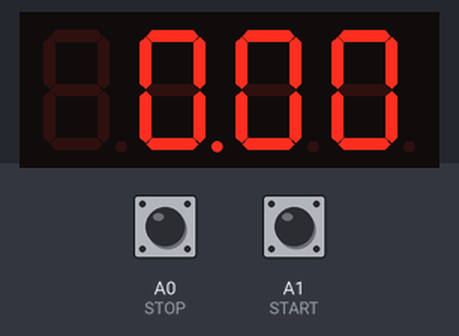
Bench run of a sketch on a simulated Arduino Uno, built with avr-gcc and run on an emulated ATmega328P. Parts: 4-digit seven-segment display. Wiring (from diagram.json): 4-digit 7-segment display, segments lit when HIGH: segments pin 2, pin 3, pin 4, pin 5, pin 6, pin 7, pin 8, pin 9; digit selects pin 10, pin 11, pin 12, pin 13. The inputs (shaded band) are chosen by the test bench; at power-on: A1 (START) HIGH, A0 (STOP) HIGH. The segment pins are drawn as the display they are named for.

Above: at 1.2 s.
1.3 s: A1 (START) pulled LOW for 0.15 s
At 1.75 s:
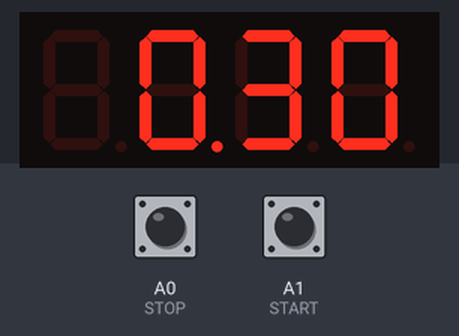
2.0 s: A1 (START) pulled LOW for 1 s
4.5 s: A1 (START) pulled LOW for 0.15 s
At 6.35 s:
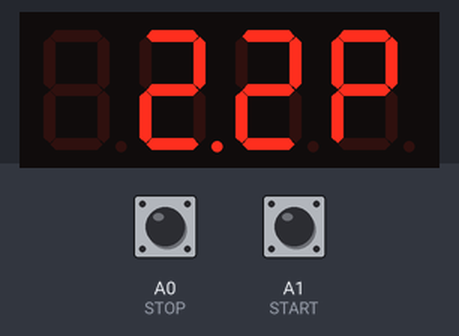
At 54.35 s:
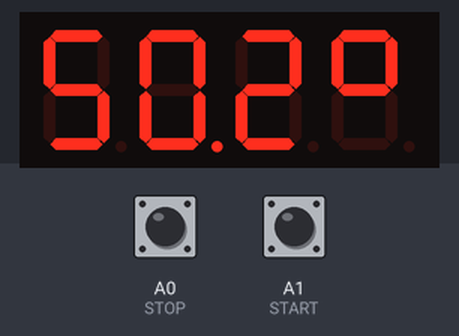

Measured:
- after the input at 1.3 s, the display: first changes after 0.24 s (image 1 shows a later state)
- after the input at 4.5 s, the display: first changes after 0.24 s (image 2 shows a later state)

The sketch:

7_segment_stopwatch.ino
```cpp
#include "fDigitsSegtPin.h"

#define STOP A0
#define START A1

int start_last = LOW;
int stop_last = LOW;
bool running = false;
float deci_seconds = 0;
unsigned long last_millis = 0;  // Время последнего обновления таймера

fDigitsSegtPin Display(6, 5, 9, 4, 8, 13, 3, 12, 11, 7, 2, 10);

void setup() {
  Serial.begin(115200);
  Display.begin();

  pinMode(STOP, INPUT_PULLUP);
  pinMode(START, INPUT_PULLUP);
}

void StopButton() {
  if (!running) {
    int current_state = digitalRead(STOP);
    if (stop_last != current_state) {
      delay(50);
      current_state = digitalRead(STOP);
      if (stop_last == HIGH && current_state == LOW) {
        deci_seconds = 0;
        last_millis = millis();
      }
    }
    stop_last = current_state;
  }
}

void StartButton() {
  int current_state = digitalRead(START);
  if (start_last != current_state) {
    delay(50);
    current_state = digitalRead(START);
    if (start_last == HIGH && current_state == LOW) {
      running = !running;
      if (running) {
        last_millis = millis();
      }
    }
  }
  start_last = current_state;
}

void Timer() {
  if (running) {
    unsigned long current = millis();
    if (current - last_millis >= 100) {
      last_millis += 100;
      deci_seconds += 0.1;
      if (deci_seconds >= 1000) {
        deci_seconds = 0;
      }
    }
  }

  Display.print(deci_seconds);
}

void loop() {
  StopButton();
  StartButton();
  Timer();
}
```

fDigitsSegtPin.cpp
```cpp
// (licence header left out)
#ifndef ARDUINO                           // This part is used to make a fool of Syntastic.
#ifndef Syntastic_h                       // Syntastic is a vim syntax checker.
#include "/home/klsz/Arduino/Syntastic.h" // It can act as a C++ checker,
#endif                                    // but not an Arduino checker.
#endif                                    // It wont affect compiling using Arduino IDE.

#ifdef ARDUINO
#include "Arduino.h"
#endif

#include "fDigitsSegtPin.h"

//Storage the pins
fDigitsSegtPin::fDigitsSegtPin(u8 vPf1, u8 vPf2, u8 vPf3, u8 vPf4, u8 vPf5, u8 vPf6, u8 vPf7, u8 vPf8, u8 vPf9, u8 vPf10, u8 vPf11, u8 vPf12) {
    vPcD1 = vPf12; vPcD2 = vPf9; vPcD3 = vPf8; vPcD4 = vPf6;
    vPcA = vPf11; vPcB = vPf7; vPcC = vPf4; vPcD = vPf2; vPcE = vPf1; vPcF = vPf10; vPcG = vPf5; vPcH = vPf3;
}

//Init the pins
void fDigitsSegtPin::begin() {
    pinMode(vPcD1, OUTPUT); pinMode(vPcD2, OUTPUT); pinMode(vPcD3, OUTPUT); pinMode(vPcD4, OUTPUT);
    pinMode(vPcA, OUTPUT); pinMode(vPcB, OUTPUT); pinMode(vPcC, OUTPUT); pinMode(vPcD, OUTPUT); pinMode(vPcE, OUTPUT); pinMode(vPcF, OUTPUT); pinMode(vPcG, OUTPUT); pinMode(vPcH, OUTPUT);

    digitalWrite(vPcD1, HIGH); digitalWrite(vPcD2, HIGH); digitalWrite(vPcD3, HIGH); digitalWrite(vPcD4, HIGH);
    digitalWrite(vPcA, LOW); digitalWrite(vPcB, LOW); digitalWrite(vPcC, LOW); digitalWrite(vPcD, LOW); digitalWrite(vPcE, LOW); digitalWrite(vPcF, LOW); digitalWrite(vPcG, LOW); digitalWrite(vPcH, LOW);
}

//Clean the afterglow
void fDigitsSegtPin::fvAfterGlow() {
    digitalWrite(vPcA, LOW); digitalWrite(vPcB, LOW); digitalWrite(vPcC, LOW); digitalWrite(vPcD, LOW); digitalWrite(vPcE, LOW); digitalWrite(vPcF, LOW); digitalWrite(vPcG, LOW);
    digitalWrite(vPcH, LOW);
}
//Set the digit to write
void fDigitsSegtPin::fvSet(u8 vifDigit) {
    switch(vifDigit) {
        case 0: digitalWrite(vPcD1, LOW); digitalWrite(vPcD2, HIGH); digitalWrite(vPcD3, HIGH); digitalWrite(vPcD4, HIGH); break;
        case 1: digitalWrite(vPcD1, HIGH); digitalWrite(vPcD2, LOW); digitalWrite(vPcD3, HIGH); digitalWrite(vPcD4, HIGH); break;
        case 2: digitalWrite(vPcD1, HIGH); digitalWrite(vPcD2, HIGH); digitalWrite(vPcD3, LOW); digitalWrite(vPcD4, HIGH); break;
        case 3: digitalWrite(vPcD1, HIGH); digitalWrite(vPcD2, HIGH); digitalWrite(vPcD3, HIGH); digitalWrite(vPcD4, LOW); break;
        default: break;
    }
}
//Write number to the digit
void fDigitsSegtPin::fvWrite(u8 vifNumber, u8 vifDot) {
    digitalWrite(vPcA, villDigitTable[vifNumber][0]); digitalWrite(vPcB, villDigitTable[vifNumber][1]); digitalWrite(vPcC, villDigitTable[vifNumber][2]); digitalWrite(vPcD, villDigitTable[vifNumber][3]); digitalWrite(vPcE, villDigitTable[vifNumber][4]); digitalWrite(vPcF, villDigitTable[vifNumber][5]); digitalWrite(vPcG, villDigitTable[vifNumber][6]);
    digitalWrite(vPcH, vifDot);
}

//Print the digit with the number
void fDigitsSegtPin::fvPrint(u8 vifDigit, u8 vifNumber, u8 vifDot) {
    fvSet(vifDigit);
    fvWrite(vifNumber, vifDot);
    delay(1);
    fvAfterGlow();
}

//Print user's input
void fDigitsSegtPin::print(float vff) {
    //Make sure these value can be printed
    if(vff >= 10000) {
        if(Serial && doReport_overRange) Serial.println("[Error](4Digit7Seg12Pin): Input value larger than 10000.");
        return;
    }
    if(vff < 0) {
        if(Serial && doReport_overRange) Serial.println("[Error](4Digit7Seg12Pin): Input value smaller than 0.");
        return;
    }

    //Print the values
    if(vff >= 1000) {
        fvPrint(0, vff / 1000, 0); vff -= (int)(vff / 1000) * 1000;
        fvPrint(1, vff / 100, 0); vff -= (int)(vff / 100) * 100;
        fvPrint(2, vff / 10, 0); vff -= (int)(vff / 10) * 10;
        fvPrint(3, (int)(vff), doPrint_lastDot);
    }
    else if(vff >= 100) {
        fvPrint(0, vff / 100, 0); vff -= (int)(vff / 100) * 100;
        fvPrint(1, vff / 10, 0); vff -= (int)(vff / 10) * 10;
        fvPrint(2, (int)(vff), 1); vff -= (int)(vff);
        vff *= 10; fvPrint(3, ((vff - (int)(vff)) > 0.5) ? ((int)(vff) + 1) : (int)(vff), 0);
    }
    else if(vff >= 10) {
        fvPrint(0, vff / 10, 0); vff -= (int)(vff / 10) * 10;
        fvPrint(1, (int)(vff), 1); vff -= (int)(vff);
        vff *= 10; fvPrint(2, (int)(vff), 0); vff-= (int)(vff);
        vff *= 10; fvPrint(3, ((vff - (int)(vff)) > 0.5) ? ((int)(vff) + 1) : (int)(vff), 0);
    }
    else {
        if(doPrint_firstZero == 1) fvPrint(0, 0, 0);
        fvPrint(1, (int)(vff), 1); vff -= (int)(vff);
        vff *= 10; fvPrint(2, (int)(vff), 0); vff-= (int)(vff);
        vff *= 10; fvPrint(3, ((vff - (int)(vff)) > 0.5) ? ((int)(vff) + 1) : (int)(vff), 0);
    }
}
```

fDigitsSegtPin.h
```cpp
// (licence header left out)
#ifndef ARDUINO                           // This part is used to make a fool of Syntastic.
#ifndef Syntastic_h                       // Syntastic is a vim syntax checker.
#include "/home/klsz/Arduino/Syntastic.h" // It can act as a C++ checker,
#endif                                    // but not an Arduino checker.
#endif                                    // It wont affect compiling using Arduino IDE.

#ifndef __FDIGITSSEGTPIN_H__
#define __FDIGITSSEGTPIN_H__

#ifdef ARDUINO
#include "Arduino.h"
#endif
#include "ver.h"

class fDigitsSegtPin {
    public:
        //Storage the pins
        fDigitsSegtPin(u8 vPf1, u8 vPf2, u8 vPf3, u8 vPf4, u8 vPf5, u8 vPf6, u8 vPf7, u8 vPf8, u8 vPf9, u8 vPf10, u8 vPf11, u8 vPf12);

        //Init the pins
        void begin();

        //Print digit
        void print(float vff);

        //Settings
        u8 doPrint_lastDot = 0;
        u8 doPrint_firstZero = 0;
        u8 doReport_overRange = 1;
    private:
        //Pins
        u8 vPcD1; u8 vPcD2; u8 vPcD3; u8 vPcD4;
        u8 vPcA; u8 vPcB; u8 vPcC; u8 vPcD; u8 vPcE; u8 vPcF; u8 vPcG; u8 vPcH;

        //Display table
        u8 villDigitTable[10][7] = {
        //   a  b  c  d  e  f  g
            {1, 1, 1, 1, 1, 1, 0}, //0
            {0, 1, 1, 0, 0, 0, 0}, //1
            {1, 1, 0, 1, 1, 0, 1}, //2
            {1, 1, 1, 1, 0, 0, 1}, //3
            {0, 1, 1, 0, 0, 1, 1}, //4
            {1, 0, 1, 1, 0, 1, 1}, //5
            {1, 0, 1, 1, 1, 1, 1}, //6
            {1, 1, 1, 0, 0, 0, 0}, //7
            {1, 1, 1, 1, 1, 1, 1}, //8
            {1, 1, 1, 1, 0, 1, 1}, //9
        };

        //Clean the afterglow
        void fvAfterGlow();
        //Set the digit to write
        void fvSet(u8 vifDigit);
        //Write number to the digit
        void fvWrite(u8 vifNumber, u8 vifDot);

        //Print the digit with the number
        void fvPrint(u8 vifDigit, u8 vifNumber, u8 vifDot);
};

#endif //__FDIGITSSEGTPIN_H__
```

ver.h
```cpp
// (licence header left out)
#ifndef __VER_H__
#define __VER_H__

#define __FDIGITSSEGTPIN_VER__ "1.1.7"
#define __FDIGITSSEGTPIN_INFO__ "fDigitsSegtPin 1.1.7"
#define __FDIGITSSEGTPIN_LICENSE__ "Copyright (C) fDigitsSegtPin contributors; License: GPLv3"

#endif //__VER_H__
```
